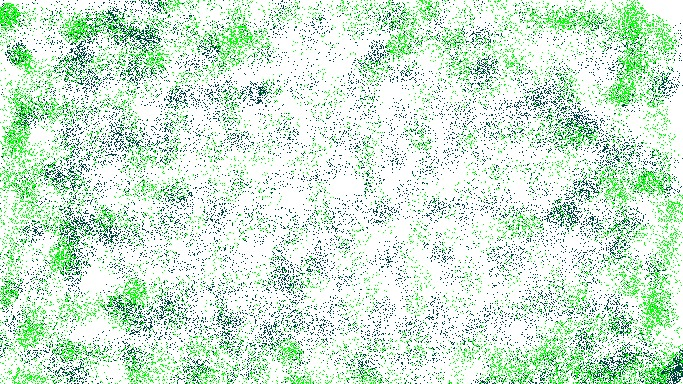
#> input picture mathOp/m1.jpg, 683 x 384 px, found by its file name
$ jupyter execute mathOp.ipynb
#> lines starting #> are read from the running program, lines starting #| are printed output that depends on the picture
Math Operations

[cell 1]
#Import necessary libraries
import cv2 as cv
from matplotlib import pyplot as plt
#Read images for addition
m1=cv.imread('/Users/chinmayeed/Documents/TataIQ_Intern/mathOp/m1.jpg')
#> m1 is the input picture: shape (384, 683, 3); mean B, G, R 211.6, 229.8, 206.2
m2=cv.imread('/Users/chinmayeed/Documents/TataIQ_Intern/mathOp/m2.jpg')
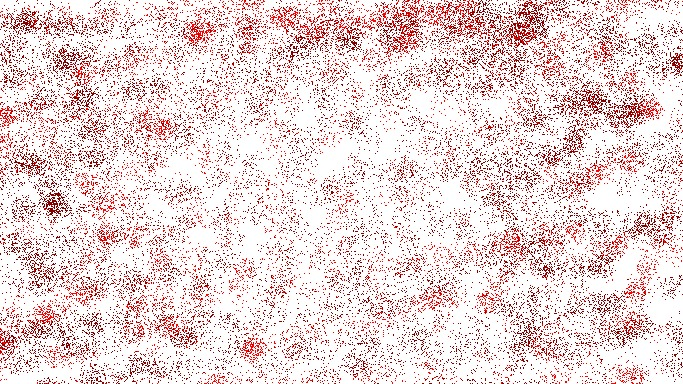
#> input picture mathOp/m2.jpg, 683 x 384 px, found by its file name
#> m2 is the input picture: shape (384, 683, 3); mean B, G, R 213.4, 213.7, 229
fig= plt.figure(figsize=(8,8))
fig.add_subplot(1,2,1)
plt.imshow(m1)
plt.title('Image 1')
fig.add_subplot(1,2,2)
plt.imshow(m2)
plt.title('Image 2')

#Read images for substraction
m3=cv.imread('/Users/chinmayeed/Documents/TataIQ_Intern/bitwiseOperations/black.jpg')
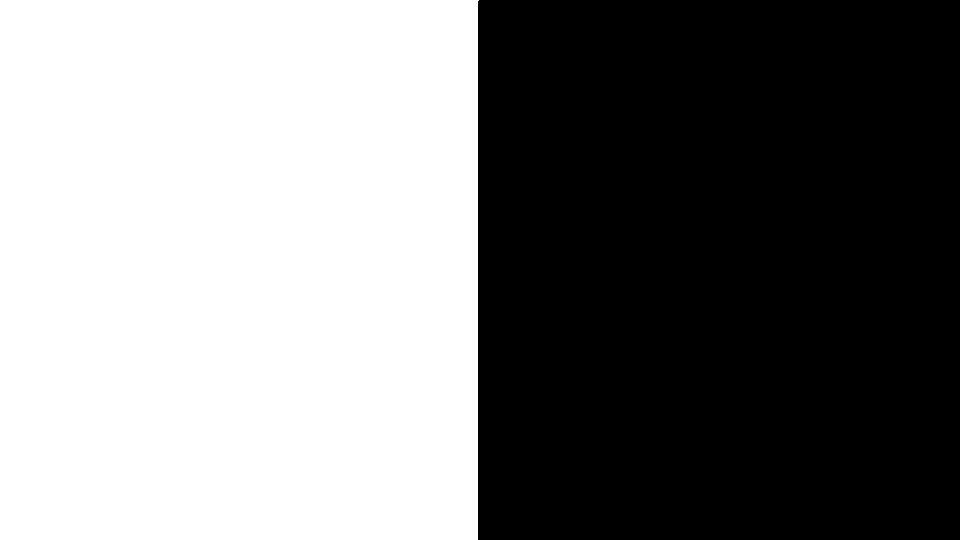
#> input picture bitwiseOperations/black.jpg, 960 x 540 px, found by its file name
#> m3 is the input picture: shape (540, 960, 3); min 0, max 255, mean 127
m4=cv.imread('/Users/chinmayeed/Documents/TataIQ_Intern/bitwiseOperations/white.jpg')
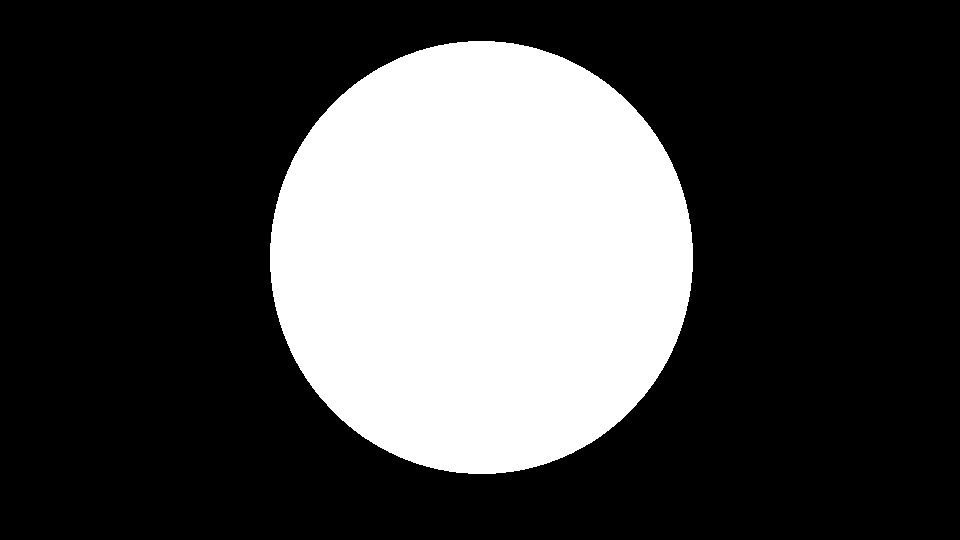
#> input picture bitwiseOperations/white.jpg, 960 x 540 px, found by its file name
#> m4 is the input picture: shape (540, 960, 3); min 0, max 255, mean 70.8
fig = plt.figure(figsize=(8,8))
fig.add_subplot(1,2,1)
plt.imshow(m3)
plt.title('Image 3')
fig.add_subplot(1,2,2)
plt.imshow(m4)
plt.title('Image 4')
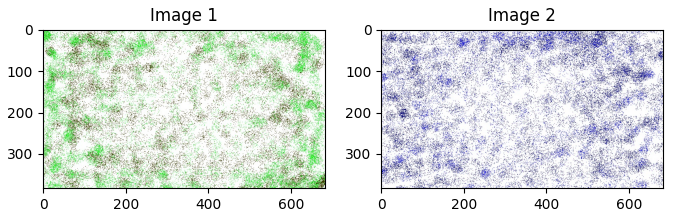
#> figure drawn by matplotlib, 2 panels; B, G, R data is drawn as R, G, B

Weighted addition

[cell 2]
#Performing Addition
wa = cv.addWeighted(m1, 0.5, m2, 0.5, 0)
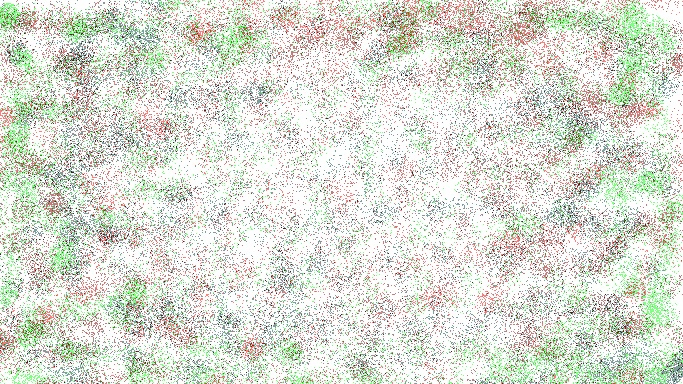
#> wa: shape (384, 683, 3); mean B, G, R 212.5, 221.7, 217.6
#Plotting figures
fig= plt.figure(figsize=(8,8))
fig.add_subplot(1,1,1)
plt.imshow(wa)
plt.title('Weighted Addition')

Subtraction

[cell 3]
#Performing subtraction
s = cv.subtract(m3,m4)
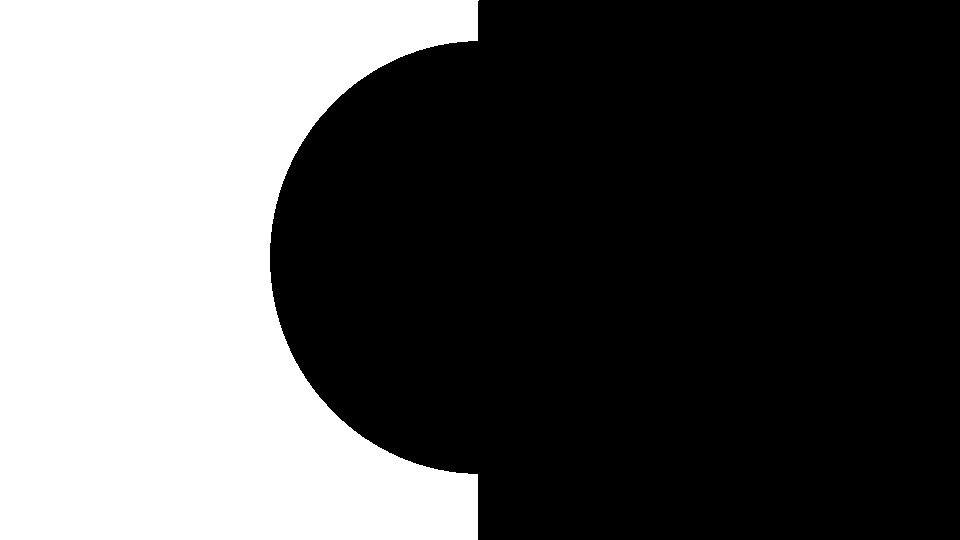
#> s: shape (540, 960, 3); min 0, max 255, mean 92.3
#Plotting figures
fig= plt.figure(figsize=(8,8))
fig.add_subplot(1,1,1)
plt.imshow(s)
plt.title('Subtraction')
